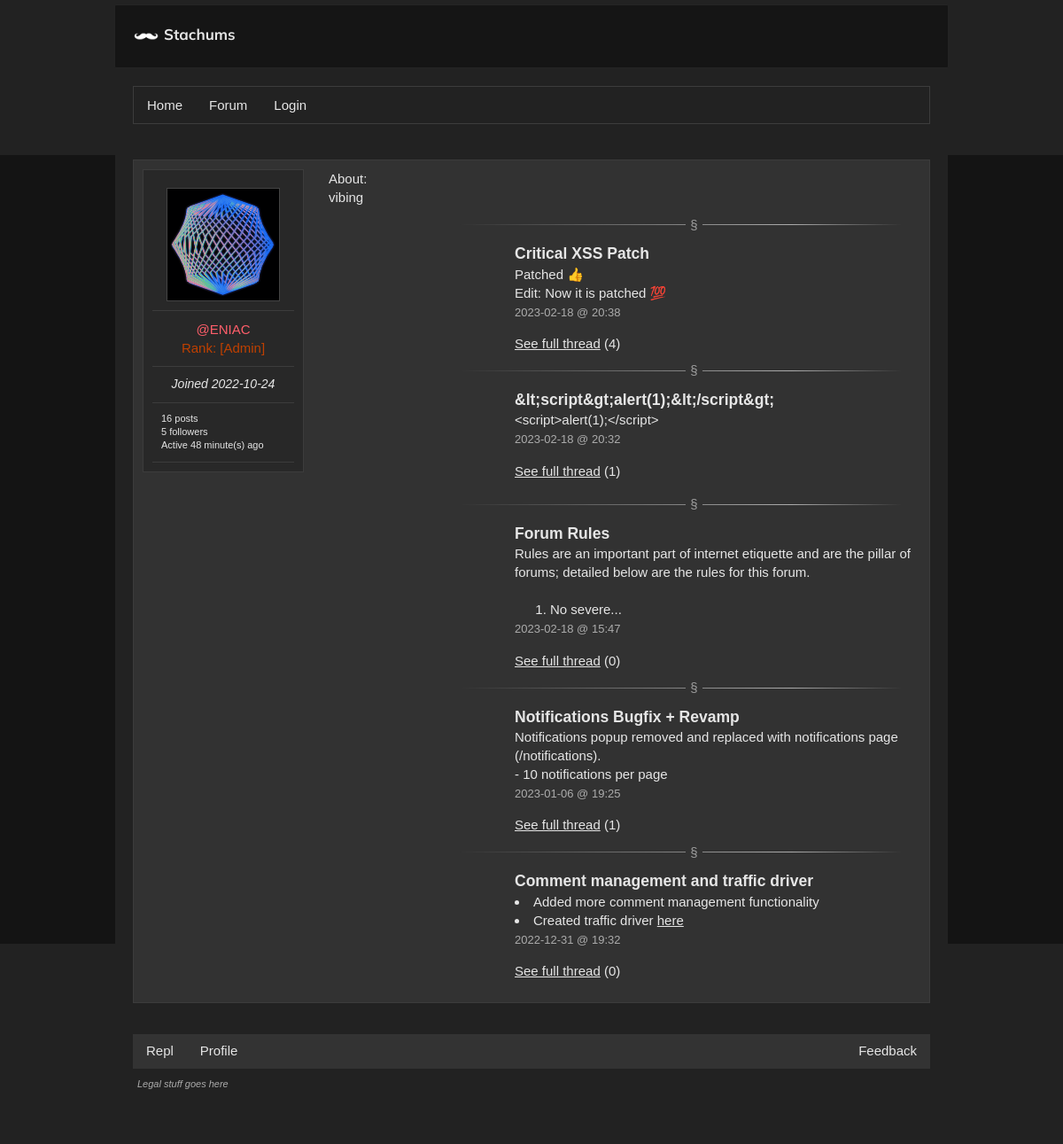
/profile/, run on the app's committed database.
### main.py (models this page shows, shortened)
class User(UserMixin, db.Model):
  id = db.Column(db.Integer, primary_key=True)
  username = db.Column(db.String(80), nullable=False, unique=True)
  description = db.Column(db.String(500), nullable=True)
  email = db.Column(db.String(60), nullable=True, unique=True)
  password = db.Column(db.String(600), nullable=False)
  confirmed = db.Column(db.Boolean(), nullable=False, default=False)
  registered_on = db.Column(db.DateTime,
                            nullable=False,
                            default=datetime.utcnow)
  profile_pic = db.Column(db.String(), default="default.png")
  role = db.Column(db.Integer, db.ForeignKey('role.id'), nullable=False)
  roledata = db.relationship(lambda: Role,
                           uselist=False,
                           overlaps='user,role',
                           viewonly=True)
  admin = db.Column(db.Boolean(), nullable=False, default=False)
  posts = db.relationship('Post', backref='user', lazy=True)
  comments = db.relationship('Comment', backref='user', lazy=True)
  elo = db.Column(db.Integer, default=500)
  following = db.relationship('User',
                              secondary=followers,
                              backref=db.backref('followers', lazy='dynamic'),
                              primaryjoin=(followers.c.follower_id == id),
                              secondaryjoin=(followers.c.followed_id == id),
                              lazy='dynamic')
  notifications = db.relationship('Notification', backref='user', lazy=True)
  last_active = db.Column(db.DateTime,
                            nullable=True,
                            default=datetime.utcnow)
  liked = db.relationship(
    'ContentVote',
    foreign_keys='ContentVote.user_id',
    backref='user', lazy='dynamic')

class Role(db.Model):
  id = db.Column(db.Integer, primary_key=True)
  role_name = db.Column(db.String(150))
  color = db.Column(db.String(8)) #XxXxXx
  users = db.relationship('User', backref='post', lazy=True)

class Post(db.Model):
  id = db.Column(db.Integer, primary_key=True)
  title = db.Column(db.String(200), nullable=False)
  content = db.Column(db.String(3000), nullable=False)
  author_id = db.Column(db.Integer, db.ForeignKey('user.id'), nullable=False)
  author = db.relationship(lambda: User,
                           uselist=False,
                           overlaps='post,user',
                           viewonly=True)
  created_on = db.Column(db.DateTime,
                         nullable=False,
                         default=datetime.utcnow,
                         index=True)
  replies = db.relationship('Comment', backref='post', lazy=True)
  msubtopic = db.Column(db.Integer,
                        db.ForeignKey('subtopic.id'),
                        nullable=False)
  sub = db.relationship(lambda: Subtopic,
                        uselist=False,
                        overlaps='post,subtopic',
                        viewonly=True)
  uuid = db.Column(db.String(40), default=tools.CreateUUID())
  mtag = db.Column(db.Integer, db.ForeignKey('tags.id'), nullable=True)
  tag = db.relationship(lambda: Tags,
                        uselist=False,
                        overlaps='post,tags',
                        viewonly=True)
  anon = db.Column(db.Boolean(), nullable=False, default=False)
  edited_time = db.Column(db.DateTime,
                         nullable=True)
  votes = db.relationship('ContentVote', backref='post', lazy=True)

### main.py (the view)
@app.route("/profile/", defaults={'username': None})
@app.route("/profile/<username>", methods=['GET', 'POST'])
def profile(username):
  user = None
  if username:
    user = User.query.filter_by(username=username).first_or_404()
  elif current_user.is_authenticated:
    user = User.query.filter_by(username=current_user.username).first_or_404()
  else:
    user = User.query.get(1)
  follow_form = FollowForm()
  if current_user.is_authenticated and follow_form.validate_on_submit():
    current_user.follow(user)
  posts = [post for post in user.posts if not post.anon]
  return render_template('profile.html', user=user, follow_form=follow_form, posts=posts)

### main.py (called while the page is built)
@app.before_request
def updateLastActive():
  if not current_user.is_authenticated: return
  global currently_online
  current_user.last_active = datetime.utcnow()
  appendOnline(current_user)
  db.session.commit()

### tools.py (called while the page is built, shortened)
def days_between(d1):
    if d1 == None: return "n.d"
    d2 = datetime.datetime.utcnow()
    secs = (d2 - d1).total_seconds()
    mins = math.floor(secs / 60)
    hours = math.floor(mins / 60)
    days = math.floor(hours / 24)
    months = math.floor(days / 30)
    years = math.floor(months / 12)
    if abs(mins) < 6:
        return "Currently online"
    if abs(hours) < 1:
        return 'Active ' + str(round(mins)) + ' minute(s) ago'

### templates/profile.html (shortened to what this page needs)
{% extends 'base.html' %}
{% set active_page = 'profile' %}
{% block main %}
<div class="postData clearfix">
  <div class="userInfo">
  <div class="sep"><img class="profilePicture" src="{{ url_for('static', filename='imgs/user/'+user.profile_pic) }}" alt="Profile Picture"></div>
  <div class="sep"><p class="red name">@{{ user.username }}</p><p class="rank {{ user.roledata.color }}">Rank: [{{ user.roledata.role_name }}]</p></div>
  <div class="sep date"><time>Joined {{ user.registered_on.strftime('%Y-%m-%d') }}</time></div>
  <div class="sep"><p class="description">{{ user.posts|length + user.comments|length }} posts</p><p class="description">{{ user.followers.all()|length }} followers</p><p class="description">{{ daysBetween(user.last_active) }}</p></div>
  </div>
  <div class="message">
    <h4>About:</h4>
    <article><p>{{ user.description }}</p></article>
    <section>
    {% for post in posts[::-1][:5] %}
    <hr>
    <div class="message">
      <h3><strong>{{ post.title }}</strong></h3>
      <article>{% filter markdown %}{{ post.content|safe|truncate(150) }}{% endfilter %}</article>
      <time class="ptime">{{ post.created_on.strftime('%Y-%m-%d @ %H:%M') }}</time>
      <p><a href="{{ url_for('thread', id=post.uuid) }}">See full thread</a> ({{ post.replies|length }})</p>
    </div>
{% endfor %}
      </section>
  </div>
</div>
{% endblock main %}

### static/style.css (style rules this page uses)
html, body { height: 100%; width: 100%; overflow-x: hidden; margin: 0; color: rgb(230, 230, 230); background-color: rgb(20, 20, 20); font-family: Arial, Helvetica, sans-serif; font-family: Verdana, sans-serif; font-size: 15px; -moz-text-size-adjust: 100%; -ms-text-size-adjust: 100%; text-size-adjust: 100%; -webkit-text-size-adjust: 100%; line-height: 1.4; word-wrap: break-word; }
ul { list-style-type: none; margin: 0; padding: 0; }
.red, .content a.red { color: #ff5e6a; }
.content a { color: rgb(230, 230, 230); }
article { white-space: pre-wrap; }
h1, h2, h3, h4, h5, h6 { font-weight: normal; font-family: Arial, Helvetica, sans-serif; }
.userInfo { float: left; width: 160px; min-height: 110px; background-color: rgb(40, 40, 40); padding: 10px; border: 1px solid rgb(60, 60, 60); }
.postData .message { min-height: 110px; margin-left: 210px; }
.postData .message .ptime { color: #acacac; font-size: 13px; }
.postData { background: rgb(50, 50, 50); border: 1px solid rgb(60, 60, 60); padding: 10px; max-width:100%; -o-object-fit: contain; object-fit: contain; margin-bottom: 15px; }
.profilePicture { max-width: 90%; max-height: 90%; -o-object-fit: contain; object-fit: contain; border: 1px solid #444; -o-object-fit: cover; object-fit: cover; aspect-ratio: 1; display: block; margin-left: auto; margin-right: auto; }
.sep { border-bottom: 1px solid rgb(60, 60, 60); padding: 10px; -webkit-box-sizing: border-box; box-sizing: border-box; }
.name { text-align: center; margin: 0; }
.rank { text-align: center; margin: 0; }
.date { text-align: center; font-style: italic; font-size: 14px; }
.description { margin: 0; font-size: 11px; font-weight: normal; }
article ul, ol, h1, h2, h3, h4, h5, h6 { white-space: normal; margin: 0; }
article ul { list-style: inside; }
article p { margin: 0; }
hr { opacity: 0.6; margin: 20px; background-image: linear-gradient(to right, transparent 20%, white 80%, transparent); height: 1px; border: 0px; text-align: center; overflow: visible; }
.mahogany { color: #C04000; }
hr::after { content: "§"; background: #333; display: inline-block; position: relative; top: -0.7em; left: 12.5%; font-size: 15px; padding: 0 5px; }
.clearfix::after { content: ""; clear: both; display: table; }

### data on the page
User: profile_pic (picture), username "ENIAC", registered_on "2022-10-24", last_active "Active 48 minute(s) ago", description "vibing"
Role: roledata.role_name "Admin"
Post: title "Critical XSS Patch", content "Patched 👍 Edit: Now it is patched 💯", created_on "2023-02-18 @ 20:38", replies|length "4"
Post: title "&lt;script&gt;alert(1);&lt;/script&gt;", content "<script>alert(1);</script>", created_on "2023-02-18 @ 20:32", replies|length "1"
Post: title "Forum Rules", content "Rules are an important part of internet etiquette and are the pillar of forums; detailed below are the rules for this forum. No severe...", created_on "2023-02-18 @ 15:47", replies|length "0"
Post: title "Notifications Bugfix + Revamp", content "Notifications popup removed and replaced with notifications page (/notifications). - 10 notifications per page", created_on "2023-01-06 @ 19:25", replies|length "1"
Post: title "Comment management and traffic driver", content "Added more comment management functionality Created traffic driver here", created_on "2022-12-31 @ 19:32", replies|length "0"

### other printed values
{{ settings['website']['name'] }} "Stachums"
{{ user.posts|length + user.comments|length }} "16"
{{ user.followers.all()|length }} "5"
